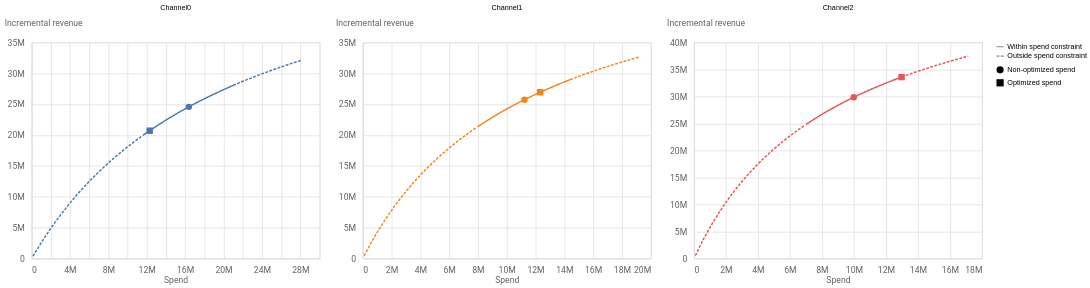
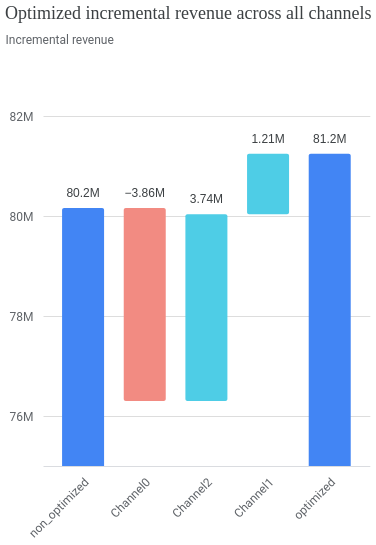
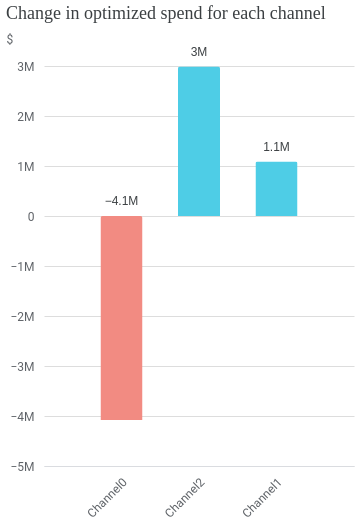

Notebook code for these charts, in order:
### Code cell
display(opt_results.plot_response_curves())
display(opt_results.plot_incremental_outcome_delta())
display(opt_results.plot_spend_delta())
opt_attrs

### Figure 1 — Vega-Lite specification as saved in the notebook (floating-point values rounded to 4 significant figures; data arrays with more than 128 entries replaced by an {"elided": "..."} marker saying what was removed)
{"config": {"view": {"continuousWidth": 300, "continuousHeight": 300}, "axis": {"labelColor": "#5F6368", "labelFont": "Roboto", "labelFontSize": 12, "titleColor": "#5F6368", "titleFont": "Roboto", "titleFontSize": 12, "titleFontWeight": "normal"}}, "data": {"name": "data-f5f5c2912efb8ce68f83f0a14afd00ce"}, "facet": {"field": "channel", "sort": null, "title": null, "type": "nominal"}, "spec": {"layer": [{"mark": {"type": "line", "strokeDash": [4, 2]}, "encoding": {"color": {"field": "channel", "legend": null, "type": "nominal"}, "x": {"axis": {"domainColor": "#DADCE0", "labelExpr": "replace(format(datum.value, '.3~s'), 'G', 'B')", "labelPadding": 10, "ticks": false}, "field": "spend", "title": "Spend", "type": "quantitative"}, "y": {"axis": {"domainColor": "#DADCE0", "labelExpr": "replace(format(datum.value, '.3~s'), 'G', 'B')", "labelPadding": 10, "ticks": false, "titleAlign": "left", "titleAngle": 0, "titleY": -20}, "field": "mean", "title": "Incremental revenue", "type": "quantitative"}}, "transform": [{"calculate": "datum.spend_multiplier >= datum.lower_bound && datum.spend_multiplier <= datum.upper_bound ? \"Within spend constraint\" : \"Outside spend constraint\"", "as": "spend_constraint"}, {"filter": "(datum.spend_multiplier && (datum.spend_multiplier <= datum.lower_bound))"}]}, {"mark": {"type": "line"}, "encoding": {"color": {"field": "channel", "legend": null, "type": "nominal"}, "strokeDash": {"field": "spend_constraint", "legend": {"title": null}, "sort": "descending", "type": "nominal"}, "x": {"axis": {"domainColor": "#DADCE0", "labelExpr": "replace(format(datum.value, '.3~s'), 'G', 'B')", "labelPadding": 10, "ticks": false}, "field": "spend", "title": "Spend", "type": "quantitative"}, "y": {"axis": {"domainColor": "#DADCE0", "labelExpr": "replace(format(datum.value, '.3~s'), 'G', 'B')", "labelPadding": 10, "ticks": false, "titleAlign": "left", "titleAngle": 0, "titleY": -20}, "field": "mean", "title": "Incremental revenue", "type": "quantitative"}}, "transform": [{"calculate": "datum.spend_multiplier >= datum.lower_bound && datum.spend_multiplier <= datum.upper_bound ? \"Within spend constraint\" : \"Outside spend constraint\"", "as": "spend_constraint"}, {"filter": "(datum.spend_multiplier && (datum.spend_multiplier >= datum.lower_bound))"}]}, {"mark": {"type": "point", "filled": true, "opacity": 1, "size": 80, "tooltip": true}, "encoding": {"color": {"field": "channel", "legend": null, "type": "nominal"}, "shape": {"field": "spend_level", "legend": {"title": null}, "type": "nominal"}, "x": {"axis": {"domainColor": "#DADCE0", "labelExpr": "replace(format(datum.value, '.3~s'), 'G', 'B')", "labelPadding": 10, "ticks": false}, "field": "spend", "title": "Spend", "type": "quantitative"}, "y": {"axis": {"domainColor": "#DADCE0", "labelExpr": "replace(format(datum.value, '.3~s'), 'G', 'B')", "labelPadding": 10, "ticks": false, "titleAlign": "left", "titleAngle": 0, "titleY": -20}, "field": "mean", "title": "Incremental revenue", "type": "quantitative"}}, "transform": [{"calculate": "datum.spend_multiplier >= datum.lower_bound && datum.spend_multiplier <= datum.upper_bound ? \"Within spend constraint\" : \"Outside spend constraint\"", "as": "spend_constraint"}, {"filter": "datum.spend_level"}]}], "width": 400}, "columns": 3, "resolve": {"scale": {"x": "independent", "y": "independent"}}, "$schema": "https://vega.github.io/schema/vega-lite/v5.20.1.json", "datasets": {"data-f5f5c2912efb8ce68f83f0a14afd00ce": {"elided": "627 records"}}}

### Figure 2 — Vega-Lite specification as saved in the notebook (floating-point values rounded to 4 significant figures)
{"config": {"view": {"continuousWidth": 300, "continuousHeight": 300, "strokeOpacity": 0}, "axis": {"labelColor": "#5F6368", "labelFont": "Roboto", "labelFontSize": 12, "titleColor": "#5F6368", "titleFont": "Roboto", "titleFontSize": 12, "titleFontWeight": "normal"}}, "layer": [{"mark": {"type": "bar", "clip": true, "cornerRadius": 2, "size": 42}, "encoding": {"color": {"condition": [{"test": "datum.channel === 'non_optimized' || datum.channel === 'optimized'", "value": "#4285F4"}, {"test": "datum.incremental_outcome < 0", "value": "#F28B82"}], "value": "#4ECDE6"}, "tooltip": [{"field": "channel", "type": "nominal"}, {"field": "incremental_outcome", "type": "quantitative"}], "x": {"axis": {"domainColor": "#DADCE0", "labelAngle": -45, "labelPadding": 10, "ticks": false}, "field": "channel", "scale": {"paddingOuter": 0.2}, "sort": null, "title": null, "type": "nominal"}, "y": {"axis": {"domain": false, "labelExpr": "replace(format(datum.value, '.3~s'), 'G', 'B')", "labelPadding": 10, "tickCount": 5, "ticks": false, "title": "Incremental revenue", "titleAlign": "left", "titleAngle": 0, "titleY": -20}, "field": "prev_sum", "scale": {"domain": [75300000.0, 82250000.0]}, "type": "quantitative"}, "y2": {"field": "sum_outcome"}}, "transform": [{"window": [{"op": "sum", "field": "incremental_outcome", "as": "sum_outcome"}, {"op": "lead", "field": "channel", "as": "lead_channel"}]}, {"calculate": "datum.lead_channel === null ? datum.channel : datum.lead_channel", "as": "calc_lead"}, {"calculate": "datum.channel === 'optimized' ? 0 : datum.sum_outcome - datum.incremental_outcome", "as": "prev_sum"}, {"calculate": "datum.channel === 'optimized' ? replace(format(datum.sum_outcome, '.3~s'), 'G', 'B') : replace(format(datum.incremental_outcome, '.3~s'), 'G', 'B')", "as": "calc_amount"}, {"calculate": "datum.sum_outcome < datum.prev_sum ? datum.prev_sum : datum.sum_outcome", "as": "text_y"}]}, {"mark": {"type": "text", "baseline": "top", "color": "#3C4043", "dy": -20, "fontSize": 12}, "encoding": {"text": {"field": "calc_amount", "type": "nominal"}, "x": {"axis": {"domainColor": "#DADCE0", "labelAngle": -45, "labelPadding": 10, "ticks": false}, "field": "channel", "scale": {"paddingOuter": 0.2}, "sort": null, "title": null, "type": "nominal"}, "y": {"field": "text_y", "type": "quantitative"}}, "transform": [{"window": [{"op": "sum", "field": "incremental_outcome", "as": "sum_outcome"}, {"op": "lead", "field": "channel", "as": "lead_channel"}]}, {"calculate": "datum.lead_channel === null ? datum.channel : datum.lead_channel", "as": "calc_lead"}, {"calculate": "datum.channel === 'optimized' ? 0 : datum.sum_outcome - datum.incremental_outcome", "as": "prev_sum"}, {"calculate": "datum.channel === 'optimized' ? replace(format(datum.sum_outcome, '.3~s'), 'G', 'B') : replace(format(datum.incremental_outcome, '.3~s'), 'G', 'B')", "as": "calc_amount"}, {"calculate": "datum.sum_outcome < datum.prev_sum ? datum.prev_sum : datum.sum_outcome", "as": "text_y"}]}], "data": {"name": "data-148643ead835981ff8482b80c30c5142"}, "height": 400, "title": {"text": "Optimized incremental revenue across all channels", "anchor": "start", "color": "#3C4043", "font": "Google Sans Display", "fontSize": 18, "fontWeight": "normal", "offset": 10}, "width": 326.8, "$schema": "https://vega.github.io/schema/vega-lite/v5.20.1.json", "datasets": {"data-148643ead835981ff8482b80c30c5142": [{"channel": "non_optimized", "incremental_outcome": 80160000.0}, {"channel": "Channel0", "incremental_outcome": -3860000.0}, {"channel": "Channel2", "incremental_outcome": 3738000.0}, {"channel": "Channel1", "incremental_outcome": 1209000.0}, {"channel": "optimized", "incremental_outcome": 0.0}]}}

### Figure 3 — Vega-Lite specification as saved in the notebook (floating-point values rounded to 4 significant figures)
{"config": {"view": {"continuousWidth": 300, "continuousHeight": 300, "stroke": null}, "axis": {"labelColor": "#5F6368", "labelFont": "Roboto", "labelFontSize": 12, "titleColor": "#5F6368", "titleFont": "Roboto", "titleFontSize": 12, "titleFontWeight": "normal"}}, "layer": [{"mark": {"type": "bar", "cornerRadiusEnd": 2, "size": 42, "tooltip": true}, "encoding": {"color": {"condition": {"test": "(datum.spend > 0)", "value": "#4ECDE6"}, "value": "#F28B82"}, "x": {"axis": {"domainColor": "#DADCE0", "labelAngle": -45, "labelPadding": 10, "ticks": false, "title": null}, "field": "channel", "scale": {"padding": 42}, "sort": null, "type": "nominal"}, "y": {"axis": {"domain": false, "domainColor": "#DADCE0", "labelExpr": "replace(format(datum.value, '.3~s'), 'G', 'B')", "labelPadding": 10, "ticks": false, "title": "$", "titleAlign": "left", "titleAngle": 0, "titleY": -20}, "field": "spend", "type": "quantitative"}}, "transform": [{"calculate": "replace(format(datum.spend, '.2~s'), 'G', 'B')", "as": "text_value"}, {"calculate": "datum.spend < 0 ? 0 : datum.spend", "as": "text_y"}]}, {"mark": {"type": "text", "baseline": "top", "color": "#3C4043", "dy": -20, "fontSize": 12}, "encoding": {"text": {"field": "text_value", "type": "nominal"}, "x": {"axis": {"domainColor": "#DADCE0", "labelAngle": -45, "labelPadding": 10, "ticks": false, "title": null}, "field": "channel", "scale": {"padding": 42}, "sort": null, "type": "nominal"}, "y": {"field": "text_y", "type": "quantitative"}}, "transform": [{"calculate": "replace(format(datum.spend, '.2~s'), 'G', 'B')", "as": "text_value"}, {"calculate": "datum.spend < 0 ? 0 : datum.spend", "as": "text_y"}]}], "data": {"name": "data-aa383ef870a651dd342d42c3dfe09385"}, "height": 400, "title": {"text": "Change in optimized spend for each channel", "anchor": "start", "color": "#3C4043", "font": "Google Sans Display", "fontSize": 18, "fontWeight": "normal", "offset": 10}, "width": 310, "$schema": "https://vega.github.io/schema/vega-lite/v5.20.1.json", "datasets": {"data-aa383ef870a651dd342d42c3dfe09385": [{"channel": "Channel0", "spend": -4080000}, {"channel": "Channel2", "spend": 2990000}, {"channel": "Channel1", "spend": 1090000}]}}
